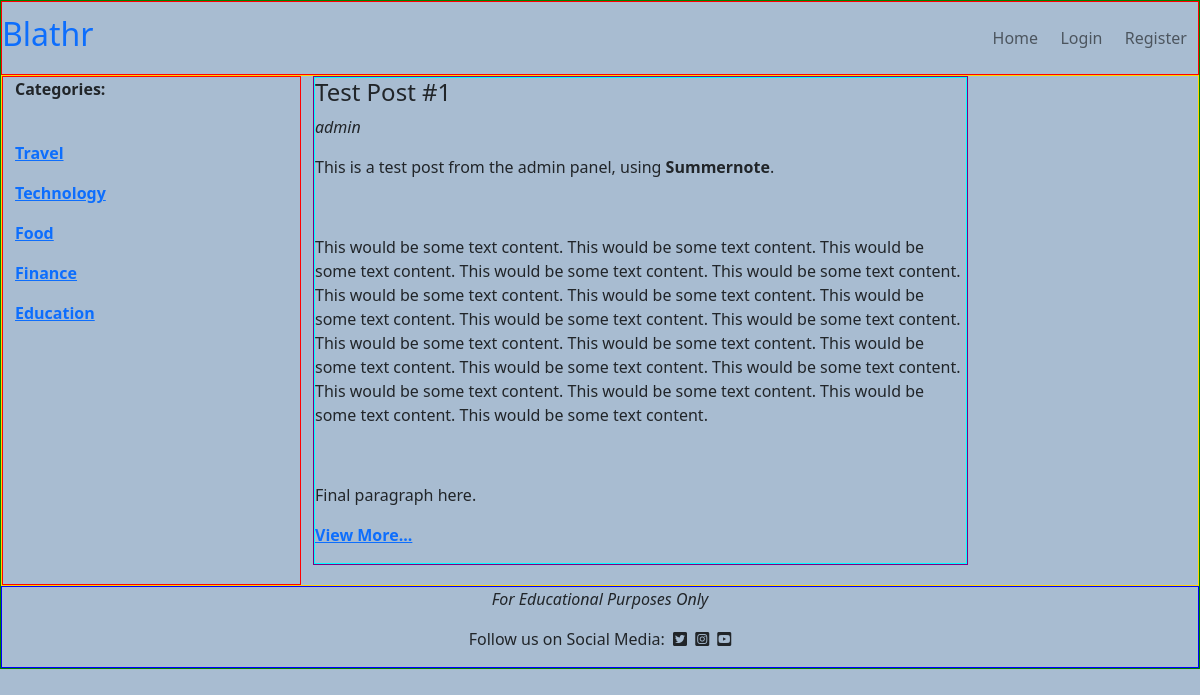
The page / on the database its author committed.
### posts/models.py (models this page shows, shortened)
class Category(models.Model):
    category_id = models.AutoField(primary_key=True)
    name = models.CharField(max_length=20, unique=True, null=False)

class Post(models.Model):
    post_id = models.AutoField(primary_key=True)
    title = models.CharField(max_length=200, unique=True, blank=False,
                             null=False)
    author = models.ForeignKey(User, on_delete=models.CASCADE)  # adding default=2 here makes every post author 'admin'
    created_date = models.DateTimeField(auto_now_add=True)
    content = models.TextField()
    category = models.ForeignKey(Category, on_delete=models.CASCADE)
    status = models.IntegerField(choices=STATUS, default=0)
    vote_count = models.ManyToManyField(User, related_name='vote_count',
                                        blank=True)

### posts/views.py (the view)
# urls.py: 2. Add a URL to urlpatterns:  path('', views.home, name='home')
def home(request):
    post_list = Post.objects.all()
    category_list = Category.objects.all()
    return render(request, 'index.html', {'post_list': post_list, 'category_list': category_list})

### templates/index.html
{% extends 'base.html' %}
{% block content %}
<div class="row" id="body-row">
    <div class="col-md-3" id="category-col">
        <p><strong>Categories:</strong></p><br>
        {% for category in category_list %}
        <p><a href="#"><strong>{{ category.name }}</strong></a></p>
        {% endfor %}
    </div>
    <div class="col-md-9">
        {% for post in post_list %}
        <div class="col-12 col-md-9">
            <div class="post-card">
                <div class="post-card-body">
                    <h4>{{ post.title }}</h4>
                    <p><em>{{ post.author }}</em></p>
                    <p>{{ post.content | safe }}</p>
                    <p><strong><a href="#">View More...</a></strong></p>
                </div>
            </div>
        </div>
        {% endfor %}
    </div>
</div>
{% endblock %}

### static/css/style.css (style rules this page uses)
body { background-color: #A8BCD1; margin: 0; padding: 0; border: 1px solid green; }
.post-card { margin-bottom: 3%; border: 1px solid purple; }
.post-card-body { border: 1px solid cyan; }
#body-row { margin: 0; padding: 0; justify-content: left; border: 1px solid gold; }
#category-col { justify-content: left; border: 1px solid red; }

### rows shown on the page
Category: name "Travel"
Category: name "Technology"
Category: name "Food"
Category: name "Finance"
Category: name "Education"
Post: title "Test Post #1", author "admin", content "This is a test post from the admin panel, using Summernote . This would be some text content. This would be some text content. This would be some text content. This would be some text content. This would be some text content. This would be some text content. This would be some text content. This would be some text content. This would be some text content. This would be some text content. This would be some text content. This would be some text content. This would be some text content. This would be some text content. This would be some text content. This would be some text content. This would be some text content. This would be some text content. This would be some text content. Final…"
